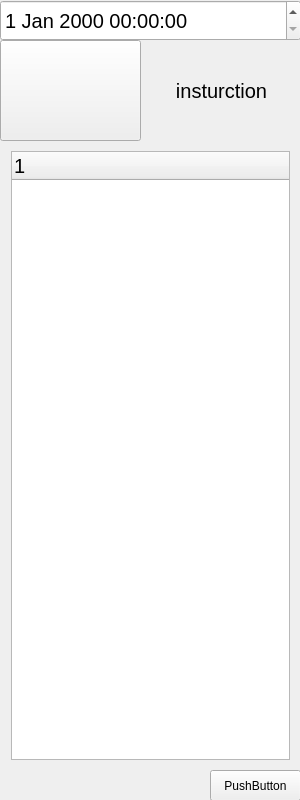
<?xml version="1.0" encoding="UTF-8"?>
<ui version="4.0">
 <class>Friend</class>
 <widget class="Friend" name="Friend">
  <property name="geometry">
   <rect>
    <x>0</x>
    <y>0</y>
    <width>300</width>
    <height>800</height>
   </rect>
  </property>
  <property name="windowTitle">
   <string>联系人</string>
  </property>
  <widget class="QWidget" name="centralWidget" native="true">
   <property name="geometry">
    <rect>
     <x>0</x>
     <y>0</y>
     <width>301</width>
     <height>801</height>
    </rect>
   </property>
   <widget class="QPushButton" name="pushButton">
    <property name="geometry">
     <rect>
      <x>0</x>
      <y>40</y>
      <width>141</width>
      <height>101</height>
     </rect>
    </property>
    <property name="text">
     <string/>
    </property>
    <property name="iconSize">
     <size>
      <width>100</width>
      <height>130</height>
     </size>
    </property>
   </widget>
   <widget class="QLabel" name="label">
    <property name="geometry">
     <rect>
      <x>146</x>
      <y>40</y>
      <width>151</width>
      <height>101</height>
     </rect>
    </property>
    <property name="font">
     <font>
      <pointsize>15</pointsize>
     </font>
    </property>
    <property name="text">
     <string>insturction</string>
    </property>
    <property name="alignment">
     <set>Qt::AlignCenter</set>
    </property>
   </widget>
   <widget class="QWidget" name="verticalLayoutWidget">
    <property name="geometry">
     <rect>
      <x>0</x>
      <y>140</y>
      <width>301</width>
      <height>631</height>
     </rect>
    </property>
    <layout class="QVBoxLayout" name="verticalLayout">
     <item>
      <widget class="QTreeWidget" name="treeWidget">
       <property name="font">
        <font>
         <pointsize>15</pointsize>
        </font>
       </property>
       <column>
        <property name="text">
         <string notr="true">1</string>
        </property>
       </column>
      </widget>
     </item>
    </layout>
   </widget>
   <widget class="QDateTimeEdit" name="dateTimeEdit">
    <property name="geometry">
     <rect>
      <x>0</x>
      <y>0</y>
      <width>301</width>
      <height>41</height>
     </rect>
    </property>
    <property name="font">
     <font>
      <pointsize>15</pointsize>
     </font>
    </property>
   </widget>
   <widget class="QPushButton" name="pushButton_2">
    <property name="geometry">
     <rect>
      <x>210</x>
      <y>770</y>
      <width>91</width>
      <height>31</height>
     </rect>
    </property>
    <property name="text">
     <string>PushButton</string>
    </property>
   </widget>
  </widget>
 </widget>
 <layoutdefault spacing="6" margin="11"/>
 <customwidgets>
  <customwidget>
   <class>Friend</class>
   <extends>QWidget</extends>
   <header>friend.h</header>
   <container>1</container>
  </customwidget>
 </customwidgets>
 <resources/>
 <connections/>
</ui>
